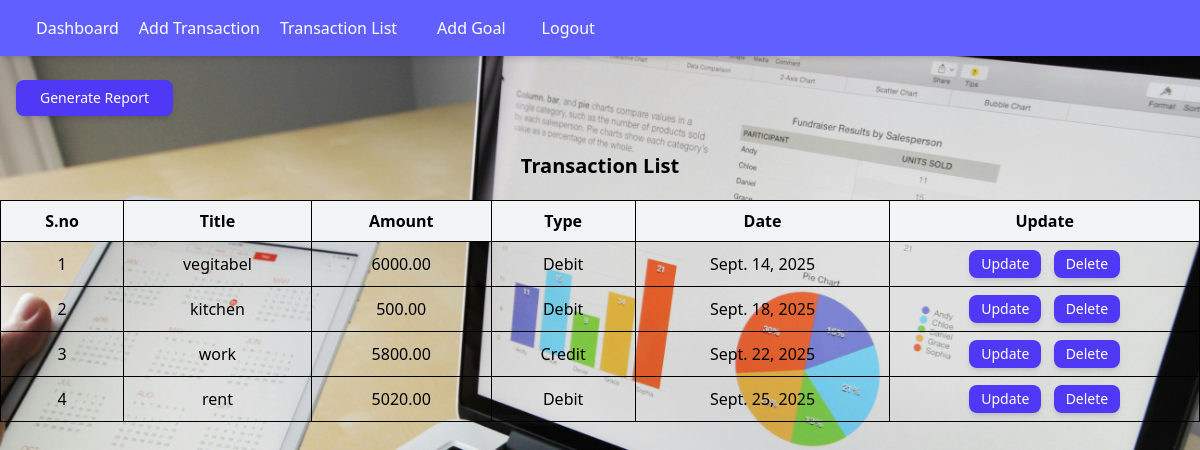
The app's page /Transaction/list/view/ (signed in) with its own data.
### Finance/models.py (models this page shows, shortened)
class Transaction(models.Model):
    Transaction_Types={
        'Income':'Income',
        'Expense':'expense'
    }
    user=models.ForeignKey(User,on_delete=models.CASCADE)
    title=models.CharField( max_length=50)
    amount=models.DecimalField(max_digits=10, decimal_places=2)
    transaction_type=models.CharField( max_length=50,choices=Transaction_Types)
    date=models.DateField()

### Finance/views.py (the view)
# urls.py: path("Transaction/list/view/",TransactionListview.as_view(),name='TransactionListview'),
class TransactionListview(LoginRequiredMixin,View):
    def get(self,request,*args, **kwargs):
        transaction=Transaction.objects.filter(user=request.user).order_by('date')
        return render(request,"Transaction_List.html",{'transaction':transaction})

### Finance/templates/Transaction_List.html (shortened to what this page needs)
{% extends "home.html" %}
{% block content %}
<a href="{% url "export_transcation" %}" class="ml-4 my-4 mt-20 inline-block px-6 py-2 text-sm font-medium text-white bg-indigo-600 rounded-lg shadow-md hover:bg-indigo-700 focus:outline-none focus:ring-2 focus:ring-indigo-500 transition duration-200">Generate Report</a>
<h1 class="text-xl font-bold my-5 text-center">Transaction List</h1>
<table class="min-w-full tabel-auto border-collapse border border-gray-300 text-center">
  <thead>
    <tr class="bg-gray-100">
        <th class="px-4 py-2 border border-black-300">S.no</th>
        <th class="px-4 py-2 border border-black-300">Title</th>
        <th class="px-4 py-2 border border-black-300">Amount</th>
        <th class="px-4 py-2 border border-black-300">Type</th>
        <th class="px-4 py-2 border border-black-300">Date</th>
        <th class="px-4 py-2 border border-black-300">Update</th>
    </tr>
  </thead>
  <tbody>
    {% for i in transaction  %}
    <tr class="hover:bg-gray-50  hover:text-black">
      <td class="px-4 py-2 border border-black-500">{{forloop.counter}}</td>
      <td class="px-4 py-2 border border-black-500"> {{i.title}} </td>
      <td class="px-4 py-2 border border-black-500"> {{i.amount}} </td>
      <td class="px-4 py-2 border border-black-500">
        {% if i.transaction_type == 'Income' %}
        Credit
        {% else %}
        Debit
        {% endif %}
        </td>
      <td class="px-4 py-2 border border-black-500 "> {{i.date}} </td>
      <td class="px-2 py-2 border border-black-500">
        <a href="{% url "transactionList_update" i.id %}" class=" px-3 py-1 inline-block  text-sm font-medium text-white bg-indigo-600 rounded-lg shadow-md hover:bg-indigo-700 focus:outline-none focus:ring-2 focus:ring-indigo-500 transition duration-200">Update</a>
        <a href="{% url "Transactiondata_delete" i.id %}" class="px-3 py-1 ml-2 inline-block  text-sm font-medium text-white bg-indigo-600 rounded-lg shadow-md hover:bg-indigo-700 focus:outline-none focus:ring-2 focus:ring-indigo-500 transition duration-200">Delete</a>
      </td>
    </tr>
    {% endfor %}
  </tbody>
</table>
{% endblock content%}

### Finance/templates/home.html (shortened to what this page needs)
<!DOCTYPE html>
<html lang="en">
<head>
    <script src="https://cdn.jsdelivr.net/npm/@tailwindcss/browser@4"></script>
</head>
<body class="bg-cover bg-center bg-no-repeat min-h-screen" style="background-image: url('/static/images/background1.jpg');">
    <nav class="fixed top-0 left-0 w-full bg-indigo-500 bg-opacity-70 backdrop-blur-md p-4 text-white shadow-md z-50 flex items-center ">
        {% if user.is_authenticated %}
        <a href="{% url "dashboard" %}" class="mx-5">Dashboard</a>
        <a href="{% url "Transactioadd" %}">Add Transaction</a>
        <a href="{% url "TransactionListview" %}"class="mx-5">Transaction List</a>
        <a href="{% url "goal_add" %}"class="mx-5">Add Goal</a>
        <form id="logout-form" action="{% url "logout" %}" method="post" style="display:inline;">
            <a href="#" onclick="document.getElementById('logout-form').submit();" class="ml-4">Logout</a>
        </form>
        {% else %}
        <a href="{% url "login" %}" class="ml-4">Login</a>
        <a href="{% url "RegisterView" %}" class="ml-4">Registion</a>
        {% endif %}
    </nav>
    {% block content %}{% endblock content %}
</body>
</html>

### records on screen
Transaction: title "vegitabel", amount "6000.00", transaction_type "Debit", date "Sept. 14, 2025"
Transaction: title "kitchen", amount "500.00", transaction_type "Debit", date "Sept. 18, 2025"
Transaction: title "work", amount "5800.00", transaction_type "Credit", date "Sept. 22, 2025"
Transaction: title "rent", amount "5020.00", transaction_type "Debit", date "Sept. 25, 2025"
